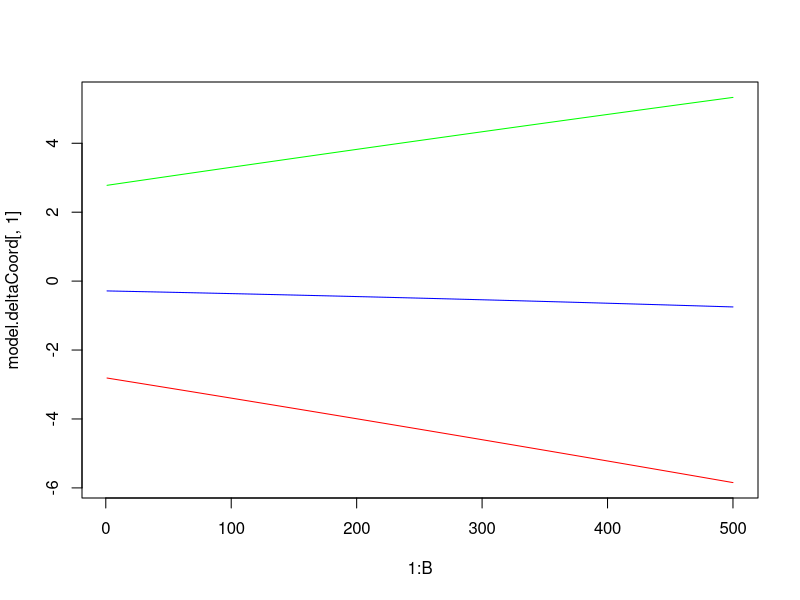
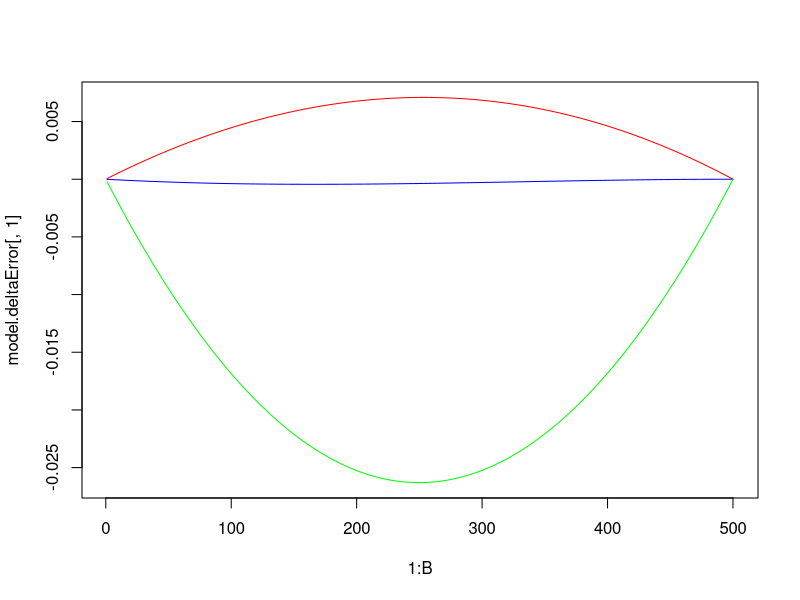

Reproduce these figures in R, in order. (Note: this script raises an error after producing the figures.)
dDiagonalRod<-200           ## Diagonal rod 200 mm
dRadius<-100                ## Projected radius downward from diagonal rod
towerXAngle<-210            ## Degrres of towerX
towerYAngle<-330            ## Degrres of tower
towerZAngle<-90             ## Degrres of tower
dTower1x<-(cos(towerXAngle*pi/180)*dRadius)
dTower1y<-(sin(towerXAngle*pi/180)*dRadius)
dTower2x<-(cos(towerYAngle*pi/180)*dRadius)
dTower2y<-(sin(towerYAngle*pi/180)*dRadius)
dTower3x<-(cos(towerZAngle*pi/180)*dRadius)
dTower3y<-(sin(towerZAngle*pi/180)*dRadius)

cartesianToDelta<-function(X,Y,Z) {
  dX<-sqrt(dDiagonalRod^2 - (dTower1x-X)^2 - (dTower1y-Y)^2) + Z - 173.2051
  dY<-sqrt(dDiagonalRod^2 - (dTower2x-X)^2 - (dTower2y-Y)^2) + Z - 173.2051
  dZ<-sqrt(dDiagonalRod^2 - (dTower3x-X)^2 - (dTower3y-Y)^2) + Z - 173.2051
  return(c(dX,dY,dZ))
}

.deltaToCartesian<-function(values,delta) {
  X<-values[1]
  Y<-values[2]
  Z<-values[3]
  dX<-delta[1]+173.2051-Z
  dY<-delta[2]+173.2051-Z
  dZ<-delta[3]+173.2051-Z
  error1<-(sqrt((X-dTower1x)^2 + (Y-dTower1y)^2 + dX^2) - dDiagonalRod)^2
  error2<-(sqrt((X-dTower2x)^2 + (Y-dTower2y)^2 + dY^2) - dDiagonalRod)^2
  error3<-(sqrt((X-dTower3x)^2 + (Y-dTower3y)^2 + dZ^2) - dDiagonalRod)^2
  return(sum(error1,error2,error3))
}
deltaToCartesian<-function(dX=0,dY=0,dZ=0) {
  if(length(dX==3)) {
    dY<-dX[2]
    dZ<-dX[3]
    dX<-dX[1]
  }
  X<-Y<-Z<-10
  model<-optim(par=list(X,Y,Z),.deltaToCartesian,method="BFGS",delta=c(dX,dY,dZ))
  return(model$par)
}

TARGET<-function(startX,startY,startZ,endX,endY,endZ) {
  return(c(startX,startY,startZ,endX,endY,endZ))
}

current<-TARGET(50,50,0,-50,-50,0)
current<-TARGET(0,0,0,2.5,5,0)
current<-TARGET(2.5,5,0,5,10,0)

B<-500
moves<-matrix(NA,nrow=B,ncol=3)
model.deltaCoord<-matrix(NA,nrow=B,ncol=3)
model.deltaError<-matrix(NA,nrow=B,ncol=3)
initial<-cartesianToDelta(current[1],current[2],current[3])
end<-cartesianToDelta(current[4],current[5],current[6])-initial
for(i in 1:B) {
  moves[i,]<-c(current[1]+(current[4]-current[1])*i/B,current[2]+(current[5]-current[2])*i/B,current[3]+(current[6]-current[3])*i/B)
  model.deltaCoord[i,]<-cartesianToDelta(current[1]+(current[4]-current[1])*i/B,current[2]+(current[5]-current[2])*i/B,current[3]+(current[6]-current[3])*i/B)
  model.deltaError[i,]<-deltaToCartesian(c(initial[1]+end[1]*i/B,initial[2]+end[2]*i/B,initial[3]+end[3]*i/B))-c(current[1]+(current[4]-current[1])*i/B,current[2]+(current[5]-current[2])*i/B,current[3]+(current[6]-current[3])*i/B)
}

plot(1:B,model.deltaCoord[,1],type="l",col="red",ylim=c(min(model.deltaCoord),max(model.deltaCoord)))
lines(1:B,model.deltaCoord[,2],col="blue")
lines(1:B,model.deltaCoord[,3],col="green")

plot(1:B,model.deltaError[,1],type="l",col="red",ylim=c(min(model.deltaError),max(model.deltaError)))
lines(1:B,model.deltaError[,2],col="blue")
lines(1:B,model.deltaError[,3],col="green")

#####     To check the effect of joining two moves
temp1<-model.deltaCoord
temp2<-model.deltaError

model.deltaCoord<-rbind(temp1,model.deltaCoord)
model.deltaError<-rbind(temp2,model.deltaError)
B<-500
plot(1:B,model.deltaCoord[,1],type="l",col="red",ylim=c(min(model.deltaCoord),max(model.deltaCoord)))
lines(1:B,model.deltaCoord[,2],col="blue")
lines(1:B,model.deltaCoord[,3],col="green")

plot(1:B,model.deltaError[,1],type="l",col="red",ylim=c(min(model.deltaError),max(model.deltaError)))
lines(1:B,model.deltaError[,2],col="blue")
lines(1:B,model.deltaError[,3],col="green")
#####     End check two joining moves


temp<-model.deltaCoord[-1,]-model.deltaCoord[-B,]
moves<-cbind(moves,moves[,1]^2)
model<-lm(temp[,1]~moves[-B,])
summary(model)

temp<-model.deltaCoord[-1,]-model.deltaCoord[-B,]-0.15-0.00355*moves[-B,1]
plot(1:499,temp[,1])
